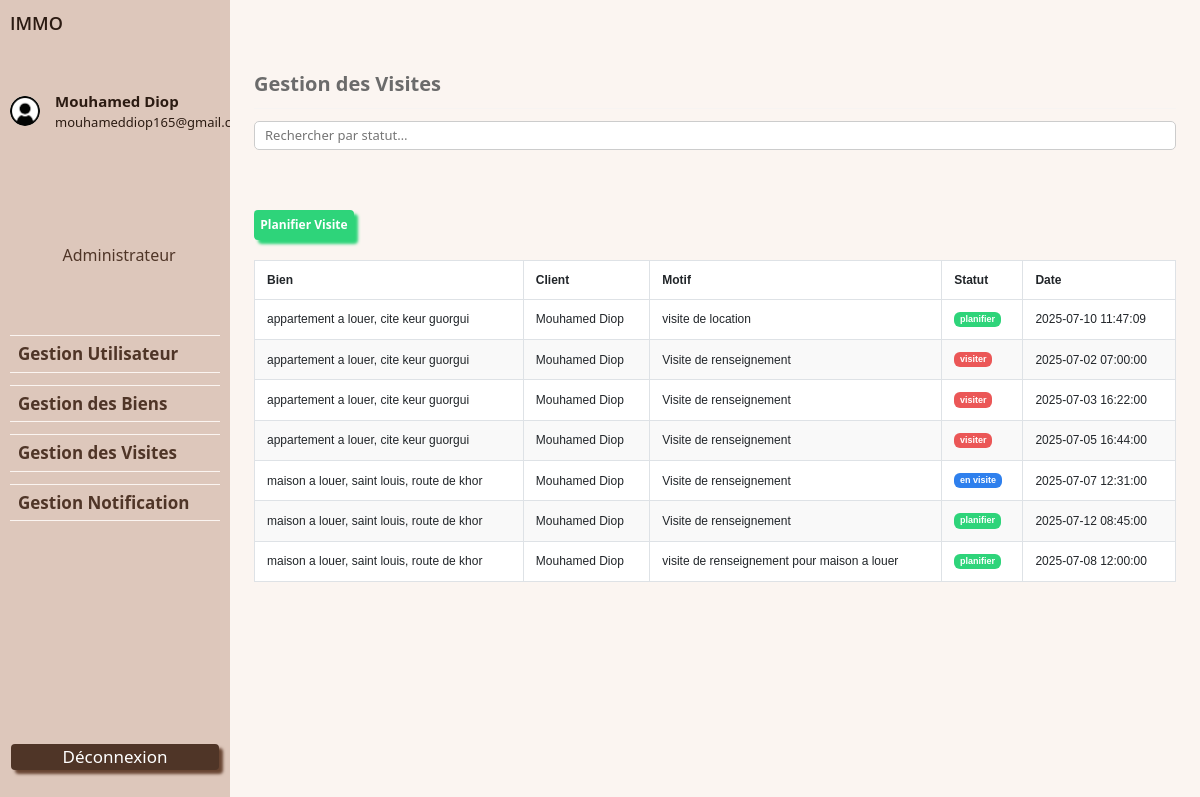
The page /pages/dashboard/gestion_visites.php (signed in) on the database as committed earlier.
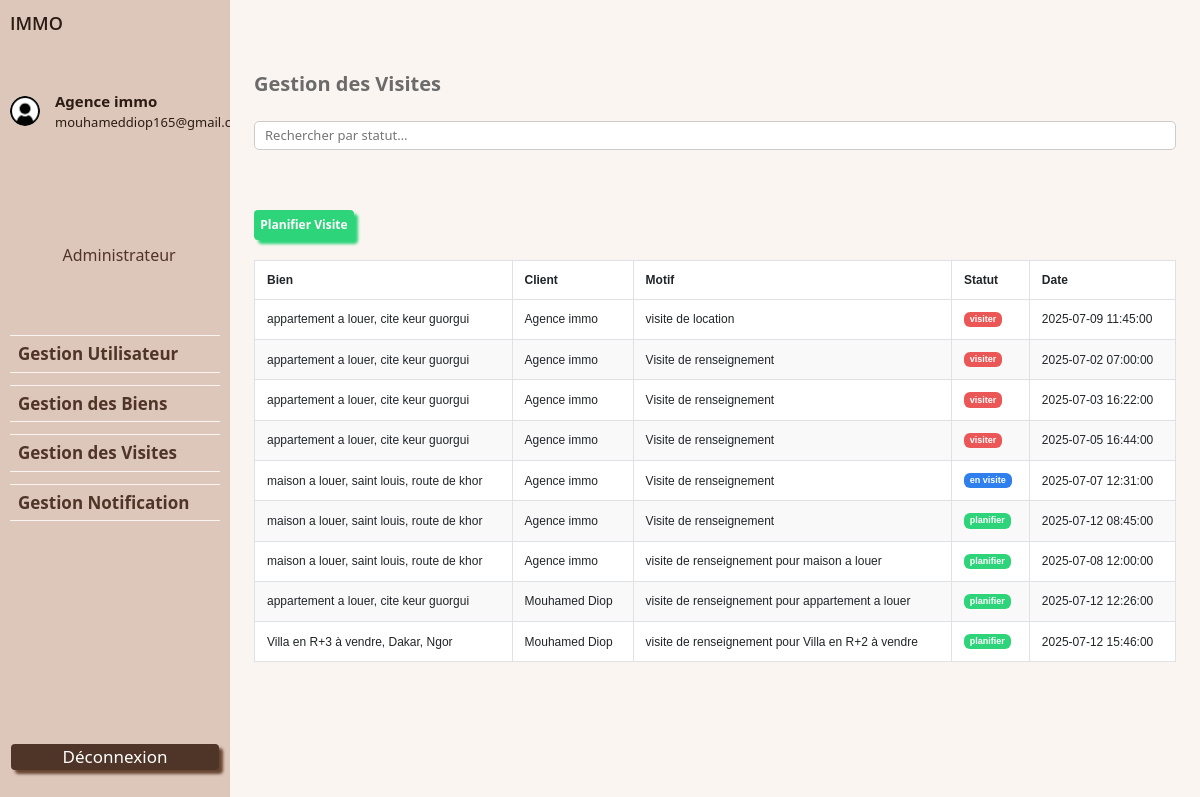
The same page on the database as committed later.
### tables this page shows
CREATE TABLE `utilisateur` (
  `idutilisateur` int(11) NOT NULL,
  `nom` varchar(100) NOT NULL,
  `telephone` int(11) NOT NULL,
  `email` varchar(100) NOT NULL,
  `photo` varchar(255) DEFAULT NULL,
  `mot_de_passe` varchar(255) NOT NULL,
  `role` varchar(6) NOT NULL DEFAULT 'client',
  `actif` tinyint(1) NOT NULL DEFAULT 1,
  `date_inscription` datetime NOT NULL DEFAULT current_timestamp()
);

CREATE TABLE `visite` (
  `idvisite` int(11) NOT NULL,
  `Date_visite` datetime NOT NULL,
  `statut` varchar(100) NOT NULL,
  `motif_visite` varchar(255) NOT NULL,
  `date_creation` datetime NOT NULL DEFAULT current_timestamp(),
  `idutilisateur` int(11) NOT NULL,
  `idbien` int(11) NOT NULL
);

CREATE TABLE `bien` (
  `idbien` int(11) NOT NULL,
  `titre` varchar(100) NOT NULL,
  `description` text NOT NULL,
  `photo` varchar(255) NOT NULL,
  `type` varchar(100) NOT NULL,
  `surface` double NOT NULL,
  `prix` double NOT NULL,
  `localisation` varchar(255) NOT NULL,
  `status` varchar(100) NOT NULL,
  `date_creation` datetime NOT NULL DEFAULT current_timestamp()
);

### CRUD/crud_utilisateur.php (called while the page is built, shortened)
<?php
require_once 'con_db.php';
function recupererUtilisateurParId($id)
{
    $sql = "SELECT * FROM utilisateur WHERE idutilisateur = ?";
    global $con;
    $stmt = $con->prepare($sql);
    $stmt->bind_param("i", $id);
    $stmt->execute();
    $result = $stmt->get_result();
    if ($result->num_rows > 0) {
        return $result->fetch_assoc();
    } else {
        return null;
    }
}

### CRUD/crud_visite.php (called while the page is built, shortened)
<?php
require_once("con_db.php");
function getnomUtilisateur($id)
{
    $req = "SELECT nom FROM utilisateur WHERE idutilisateur = '$id'";
    global $con;
    $result = $con->query($req);
    if ($result) {
        $row = $result->fetch_assoc();
        return $row['nom'];
    } else {
        echo "Erreur lors de la récupération du nom de l'utilisateur : " . $con->error;
        return false;
    }
}
function getnomBien($id)
{
    $req = "SELECT titre FROM bien WHERE idbien = '$id'";
    global $con;
    $result = $con->query($req);
    if ($result) {
        $row = $result->fetch_assoc();
        return $row['titre'];
    } else {
        echo "Erreur lors de la récupération du titre du bien : " . $con->error;
        return false;
    }
}
function getlocationBien($id)
{
    $req = "SELECT localisation FROM bien WHERE idbien = '$id'";
    global $con;
    $result = $con->query($req);
    if ($result) {
        $row = $result->fetch_assoc();
        return $row['localisation'];
    } else {
        echo "Erreur lors de la récupération du titre du bien : " . $con->error;
        return false;
    }
}
function getVisites()
{
    $req = "SELECT * FROM visite";
    global $con;
    $result = $con->query($req);
    if ($result) {
        $visites = [];
        while ($row = $result->fetch_assoc()) {
            $visites[] = $row;
        }
        return $visites;
    } else {
        echo "Erreur lors de la récupération des visites : " . $con->error;
        return false;
    }
}

### pages/dashboard/gestion_visites.php (the view, shortened to what this page needs)
<?php
require_once __DIR__ . '/../../CRUD/crud_visite.php';
require_once("menu.php");
?>
<head>
  <link rel="stylesheet" href="../../css/dashboard/gestions_visite.css">
</head>
<main class="contenu-dashboard">
  <h1 class="titre-dashboard">Gestion des Visites</h1>
  <hr class="separateur" />
  <div class="zone-recherche">
    <input id="searchInput" type="text" class="barre-recherche" placeholder="Rechercher par statut…" />
    <button class="btn-ajouter" data-bs-toggle="modal" data-bs-target="#planifierModal">
      Planifier Visite
    </button>
  </div>
  <div class="table-responsive">
    <table class="table table-hover table-borderless tableau-biens">
      <thead>
        <tr>
          <th>Bien</th>
          <th>Client</th>
          <th>Motif</th>
          <th>Statut</th>
          <th>Date</th>
        </tr>
      </thead>
      <tbody>
        <?php
        $visites = getVisites();
        if ($visites) {
          foreach ($visites as $v) {
            $bien   = getnomBien($v['idbien']) . ', ' . getlocationBien($v['idbien']);
            $client = getnomUtilisateur($v['idutilisateur']);
            $idVis  = intval($v['idvisite']);
            $statut = strtolower($v['statut']);
            $classeBadge = '';
            switch ($statut) {
              case 'planifier':
                $classeBadge = 'badge-planifier';
                break;
              case 'en visite':
                $classeBadge = 'badge-encours';
                break;
              case 'visiter':
                $classeBadge = 'badge-visiter';
                break;
            }
            echo "<tr>
      <td>{$bien}</td>
      <td>{$client}</td>
      <td>{$v['motif_visite']}</td>
      <td>
        <button
          class=\"badge {$classeBadge}\"
          style=\"border: none;\"
          data-bs-toggle=\"modal\"
          data-bs-target=\"#modifierModal\"
          data-visite-id=\"{$idVis}\"
          data-visite-date=\"{$v['Date_visite']}\"
          data-visite-statut=\"{$v['statut']}\"
        >
          {$v['statut']}
        </button>
      </td>
      <td>{$v['Date_visite']}</td>
    </tr>";
          }
        } else {
          echo '<tr><td colspan="5" class="text-center">Aucune visite planifiée.</td></tr>';
        }
        ?>
      </tbody>
    </table>
  </div>
</main>
<?php require_once("pied.php"); ?>
<link href="https://cdn.jsdelivr.net/npm/bootstrap@5.3.0/dist/css/bootstrap.min.css" rel="stylesheet">

### pages/dashboard/menu.php (shortened to what this page needs)
<?php
require_once '../../CRUD/con_db.php';
require_once '../../CRUD/crud_utilisateur.php';
$id = $_SESSION['utilisateur']['idutilisateur'];
$info = recupererUtilisateurParId($id);
?>
<!DOCTYPE html>
<html lang="fr">
<head>
  <link rel="stylesheet" href="https://cdn.jsdelivr.net/npm/bootstrap@5.3.0/dist/css/bootstrap.min.css">
  <link rel="stylesheet" href="../../css/dashboard/menu.css">
  <link rel="stylesheet" href="../../css/dashboard/gestions_bien.css">
  <link rel="stylesheet" href="../../css/dashboard/dashboard-notification.css" />
  <link rel="stylesheet" href="../../css/dashboard/dashboard-notification.css" />
  <link rel="stylesheet" href="../../css/dashboard/envoyer-notification.css">
  <link rel="stylesheet" href="../../css/dashboard/detail-message.css">
  <link rel="stylesheet" href="../../css/dashboard/planifier-visite.css">
</head>
<body>
  <div class="dashboard-container">
    <aside class="menu-gauche">
      <div class="menu-logo">IMMO</div>
      <div class="menu-profil">
        <img src="http://localhost/project_immo/asset/img/profil.jpg" alt="Photo utilisateur" class="profil-photo">
        <div class="profil-info">
          <div class="profil-nom"><?= $info['nom'] ?></div>
          <div class="profil-email"><?= $info['email'] ?></div>
        </div>
      </div>
      <br>
      <div class="profil-role">Administrateur</div>
      <nav class="menu-links">
        <div class="menu-item"><a href="../dashboard/gestion-utilisateur.php">Gestion Utilisateur</a></div>
        <div class="menu-item"><a href="../dashboard/gestion_biens.php">Gestion des Biens</a></div>
        <div class="menu-item"><a href="../dashboard/gestion_visites.php">Gestion des Visites</a></div>
        <div class="menu-item"><a href="../dashboard/dashboard-notification.php">Gestion Notification</a></div>
      </nav>
      <a href="../../CRUD/deconnexion.php" style="text-decoration: none; color: white">
        <div class="btn-deconnexion">Déconnexion</div>
      </a>
    </aside>

### pages/dashboard/pied.php (shortened to what this page needs)
</div>
</body>
</html>

### css/dashboard/menu.css (style rules this page uses)
html, body { height: 100%; margin: 0; padding: 0; font-family: 'Poppins', sans-serif; }
.dashboard-container { display: flex; height: 100vh; }
.menu-gauche { width: 230px; background-color: #DDC7BB; padding: 10px; display: flex; flex-direction: column; justify-content: space-between; }
.menu-logo { font-family: 'Open Sans', sans-serif; font-weight: 600; font-size: 18px; color: #2B1B12; width: 26px; height: 12px; }
.menu-profil { display: flex; align-items: center; gap: 15px; }
.profil-photo { width: 40px; height: 30px; object-fit: cover; border-radius: 50%; }
.profil-info { display: flex; flex-direction: column; }
.profil-nom { font-size: 15px; font-weight: 600; color: #2B1B12; }
.profil-email { font-size: 13px; color: #2B1B12; }
.profil-role { font-size: 16px; font-weight: 500; color: #4F3527; margin-left: 25%; margin-top: -50px; }
.menu-links { display: flex; flex-direction: column; gap: 12px; margin-bottom: 150px; }
.menu-item { font-size: 17px; font-weight: 500; color: #4F3527; cursor: pointer; border-top: 0.48px solid #FBF5F1; border-bottom: 0.48px solid #FBF5F1; }
.menu-item a { text-decoration: none; color: #4F3527; font-weight: 700; display: block; padding: 5px 8px; }
.btn-deconnexion { font-size: 17px; color: white; background-color: #4F3527; margin: 5px 1px 5px 1px; cursor: pointer; text-align: center; margin-bottom: 20px; border-radius: 4px; box-shadow: #684532 4px 4px 3px; }
.contenu-dashboard { flex: 1; background-color: #FBF5F1; padding: 32px 24px; overflow-y: auto; }
.titre-dashboard { margin-top: 40px; font-weight: 700; font-size: 20px; color: #6B6B6B; margin-bottom: 12px; }
.separateur { border: none; border-top: 1px solid #EBEFF2; margin: 12px 0; }
.zone-recherche { display: flex; flex-direction: column; gap: 10px; margin-bottom: 20px; }
.barre-recherche { width: 100%; height: 28.84px; padding: 4px 10px; border-radius: 5px; border: 1px solid #ccc; font-size: 13px; }
.btn-ajouter { margin-top: 50px; width: 100px; height: 30px; background-color: #2ED47A; border: none; border-radius: 4px; color: white; font-size: 12px; font-weight: bold; cursor: pointer; align-self: flex-start; box-shadow: #2ED47A 4px 4px 3px; }

### css/dashboard/gestions_bien.css (style rules this page uses)
.tableau-biens td { font-size: 12px; vertical-align: middle; }
.badge { padding: 2px 6px; border-radius: 10px; font-size: 11px; color: white; cursor: pointer; }

### css/dashboard/dashboard-notification.css (style rules this page uses)
.contenu-dashboard { flex: 1; background-color: #FBF5F1; padding: 32px 24px; overflow-y: auto; }
.titre-dashboard { margin-top: 40px; font-weight: 700; font-size: 20px; color: #6B6B6B; margin-bottom: 12px; }
.separateur { border: none; border-top: 1px solid #EBEFF2; margin: 12px 0; }
.zone-recherche { display: flex; flex-direction: column; gap: 10px; margin-bottom: 20px; }
.barre-recherche { width: 100%; height: 28.84px; padding: 4px 10px; border-radius: 5px; border: 1px solid #ccc; font-size: 13px; }
.table { width: 100%; border-collapse: collapse; font-family: Arial, sans-serif; font-size: 14px; }
.table thead { background-color: #f5f5f5; }
.table thead th { padding: 12px; border: 1px solid #dee2e6; text-align: left; font-weight: bold; }
.table tbody td { padding: 12px; border: 1px solid #dee2e6; background-color: #ffffff; }
.table tbody tr:nth-child(even) td { background-color: #f9f9f9; }
.table-responsive { overflow-x: auto; margin-top: 20px; }

### css/dashboard/envoyer-notification.css (style rules this page uses)
.contenu-dashboard { flex: 1; background-color: #FBF5F1; padding: 32px 24px; overflow-y: auto; }
.titre-dashboard { margin-top: 40px; font-weight: 700; font-size:20px; color: #6B6B6B; margin-bottom: 12px; }
.separateur { border: none; border-top: 1px solid #EBEFF2; margin: 12px 0; }
.zone-recherche { display: flex; gap: 15px; margin-bottom: 20px; }
.table { width: 100%; border-collapse: collapse; font-family: Arial, sans-serif; font-size: 14px; }
.table thead { background-color: #f5f5f5; }
.table thead th { padding: 12px; border: 1px solid #dee2e6; text-align: left; font-weight: bold; }
.table tbody td { padding: 12px; border: 1px solid #dee2e6; background-color: #ffffff; }
.table tbody tr:nth-child(even) td { background-color: #f9f9f9; }
.table-responsive { overflow-x: auto; margin-top: 20px; }

Rows that differ between the two databases and show on the page:
changed utilisateur "mouhameddiop165@gmail.com": nom "Mouhamed Diop" → "Agence immo"
changed visite "visite de location": idutilisateur.nom "Mouhamed Diop" → "Agence immo"; statut "planifier" → "visiter"; Date_visite "2025-07-10 11:47:09" → "2025-07-09 11:45:00"
changed through a linked row, visite (number 2 of 9 on the later page): idutilisateur.nom "Mouhamed Diop" → "Agence immo"
changed through a linked row, visite (number 3 of 9 on the later page): idutilisateur.nom "Mouhamed Diop" → "Agence immo"
changed through a linked row, visite (number 4 of 9 on the later page): idutilisateur.nom "Mouhamed Diop" → "Agence immo"
changed through a linked row, visite "en visite": idutilisateur.nom "Mouhamed Diop" → "Agence immo"
changed through a linked row, visite (number 6 of 9 on the later page): idutilisateur.nom "Mouhamed Diop" → "Agence immo"
changed through a linked row, visite "visite de renseignement pour maison a louer": idutilisateur.nom "Mouhamed Diop" → "Agence immo"
added visite: idbien.localisation "appartement a louer, cite keur guorgui", idutilisateur.nom "Mouhamed Diop", motif_visite "visite de renseignement pour appartement a louer", statut "planifier", Date_visite "2025-07-12 12:26:00"
added visite: idbien.localisation "Villa en R+3 à vendre, Dakar, Ngor", idutilisateur.nom "Mouhamed Diop", motif_visite "visite de renseignement pour Villa en R+2 à vendre", statut "planifier", Date_visite "2025-07-12 15:46:00"
